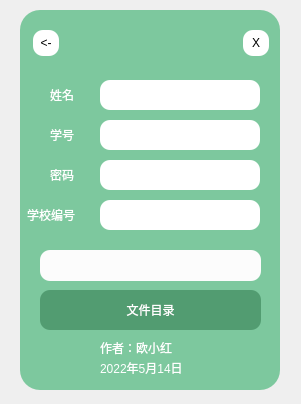
<?xml version="1.0" encoding="UTF-8"?>
<ui version="4.0">
 <class>MainWindow</class>
 <widget class="QMainWindow" name="MainWindow">
  <property name="geometry">
   <rect>
    <x>0</x>
    <y>0</y>
    <width>301</width>
    <height>404</height>
   </rect>
  </property>
  <property name="windowTitle">
   <string>MainWindow</string>
  </property>
  <widget class="QWidget" name="centralwidget">
   <widget class="QLabel" name="background">
    <property name="geometry">
     <rect>
      <x>20</x>
      <y>10</y>
      <width>260</width>
      <height>380</height>
     </rect>
    </property>
    <property name="styleSheet">
     <string notr="true">background-color: rgb(125, 200, 158);
border-radius:20px;</string>
    </property>
    <property name="text">
     <string/>
    </property>
   </widget>
   <widget class="QPushButton" name="Exit1">
    <property name="geometry">
     <rect>
      <x>243</x>
      <y>30</y>
      <width>26</width>
      <height>26</height>
     </rect>
    </property>
    <property name="styleSheet">
     <string notr="true">border-radius:10px;
background-color: rgb(255, 255, 255);
font: 9pt &quot;01FLOPDESIGN&quot;;</string>
    </property>
    <property name="text">
     <string>X</string>
    </property>
   </widget>
   <widget class="QPushButton" name="back">
    <property name="geometry">
     <rect>
      <x>33</x>
      <y>30</y>
      <width>26</width>
      <height>26</height>
     </rect>
    </property>
    <property name="styleSheet">
     <string notr="true">border-radius:10px;
background-color: rgb(255, 255, 255);
font: 9pt &quot;01FLOPDESIGN&quot;;</string>
    </property>
    <property name="text">
     <string>&lt;-</string>
    </property>
   </widget>
   <widget class="QPushButton" name="file_adress_buttton">
    <property name="geometry">
     <rect>
      <x>40</x>
      <y>290</y>
      <width>221</width>
      <height>40</height>
     </rect>
    </property>
    <property name="styleSheet">
     <string notr="true">background-color:rgb(82, 156, 113);
border-radius:10px;
font:12pt &quot;等线&quot;;
color: rgb(255, 255, 255);
</string>
    </property>
    <property name="text">
     <string>文件目录</string>
    </property>
   </widget>
   <widget class="QTextBrowser" name="textBrowser">
    <property name="geometry">
     <rect>
      <x>40</x>
      <y>250</y>
      <width>221</width>
      <height>31</height>
     </rect>
    </property>
    <property name="styleSheet">
     <string notr="true">border-radius:10px;
background-color: rgb(252, 252, 252);</string>
    </property>
   </widget>
   <widget class="QLabel" name="label">
    <property name="geometry">
     <rect>
      <x>100</x>
      <y>340</y>
      <width>101</width>
      <height>16</height>
     </rect>
    </property>
    <property name="styleSheet">
     <string notr="true">color: rgb(255, 255, 255);
font: 10pt &quot;等线&quot;;</string>
    </property>
    <property name="text">
     <string>作者：欧小红</string>
    </property>
   </widget>
   <widget class="QLabel" name="label_2">
    <property name="geometry">
     <rect>
      <x>100</x>
      <y>360</y>
      <width>101</width>
      <height>16</height>
     </rect>
    </property>
    <property name="styleSheet">
     <string notr="true">color: rgb(255, 255, 255);
font: 10pt &quot;等线&quot;;</string>
    </property>
    <property name="text">
     <string>2022年5月14日</string>
    </property>
   </widget>
   <widget class="QLineEdit" name="student_name">
    <property name="geometry">
     <rect>
      <x>100</x>
      <y>80</y>
      <width>160</width>
      <height>30</height>
     </rect>
    </property>
    <property name="styleSheet">
     <string notr="true">border-radius:10px;
font: 9pt &quot;01FLOPDESIGN&quot;;
color:rgb(59, 118, 87);</string>
    </property>
    <property name="text">
     <string/>
    </property>
    <property name="placeholderText">
     <string/>
    </property>
   </widget>
   <widget class="QLineEdit" name="stu_number">
    <property name="geometry">
     <rect>
      <x>100</x>
      <y>120</y>
      <width>160</width>
      <height>30</height>
     </rect>
    </property>
    <property name="styleSheet">
     <string notr="true">border-radius:10px;
font: 9pt &quot;01FLOPDESIGN&quot;;
color:rgb(59, 118, 87);</string>
    </property>
    <property name="text">
     <string/>
    </property>
    <property name="placeholderText">
     <string/>
    </property>
   </widget>
   <widget class="QLineEdit" name="stu_password">
    <property name="geometry">
     <rect>
      <x>100</x>
      <y>160</y>
      <width>160</width>
      <height>30</height>
     </rect>
    </property>
    <property name="styleSheet">
     <string notr="true">border-radius:10px;
font: 9pt &quot;01FLOPDESIGN&quot;;
color:rgb(59, 118, 87);</string>
    </property>
    <property name="text">
     <string/>
    </property>
    <property name="placeholderText">
     <string/>
    </property>
   </widget>
   <widget class="QLineEdit" name="school_code">
    <property name="geometry">
     <rect>
      <x>100</x>
      <y>200</y>
      <width>160</width>
      <height>30</height>
     </rect>
    </property>
    <property name="styleSheet">
     <string notr="true">border-radius:10px;
font: 9pt &quot;01FLOPDESIGN&quot;;
color:rgb(59, 118, 87);</string>
    </property>
    <property name="text">
     <string/>
    </property>
    <property name="placeholderText">
     <string/>
    </property>
   </widget>
   <widget class="QLabel" name="label_3">
    <property name="geometry">
     <rect>
      <x>50</x>
      <y>87</y>
      <width>41</width>
      <height>16</height>
     </rect>
    </property>
    <property name="styleSheet">
     <string notr="true">color: rgb(255, 255, 255);
font: 11pt &quot;等线&quot;;</string>
    </property>
    <property name="text">
     <string>姓名</string>
    </property>
   </widget>
   <widget class="QLabel" name="label_4">
    <property name="geometry">
     <rect>
      <x>50</x>
      <y>127</y>
      <width>41</width>
      <height>16</height>
     </rect>
    </property>
    <property name="styleSheet">
     <string notr="true">color: rgb(255, 255, 255);
font: 11pt &quot;等线&quot;;</string>
    </property>
    <property name="text">
     <string>学号</string>
    </property>
   </widget>
   <widget class="QLabel" name="label_5">
    <property name="geometry">
     <rect>
      <x>50</x>
      <y>167</y>
      <width>41</width>
      <height>16</height>
     </rect>
    </property>
    <property name="styleSheet">
     <string notr="true">color: rgb(255, 255, 255);
font: 11pt &quot;等线&quot;;</string>
    </property>
    <property name="text">
     <string>密码</string>
    </property>
   </widget>
   <widget class="QLabel" name="label_6">
    <property name="geometry">
     <rect>
      <x>27</x>
      <y>207</y>
      <width>71</width>
      <height>16</height>
     </rect>
    </property>
    <property name="styleSheet">
     <string notr="true">color: rgb(255, 255, 255);
font: 11pt &quot;等线&quot;;</string>
    </property>
    <property name="text">
     <string>学校编号</string>
    </property>
   </widget>
  </widget>
 </widget>
 <resources>
  <include location="resource.qrc"/>
 </resources>
 <connections>
  <connection>
   <sender>Exit1</sender>
   <signal>clicked()</signal>
   <receiver>MainWindow</receiver>
   <slot>close()</slot>
   <hints>
    <hint type="sourcelabel">
     <x>252</x>
     <y>42</y>
    </hint>
    <hint type="destinationlabel">
     <x>150</x>
     <y>209</y>
    </hint>
   </hints>
  </connection>
 </connections>
</ui>
